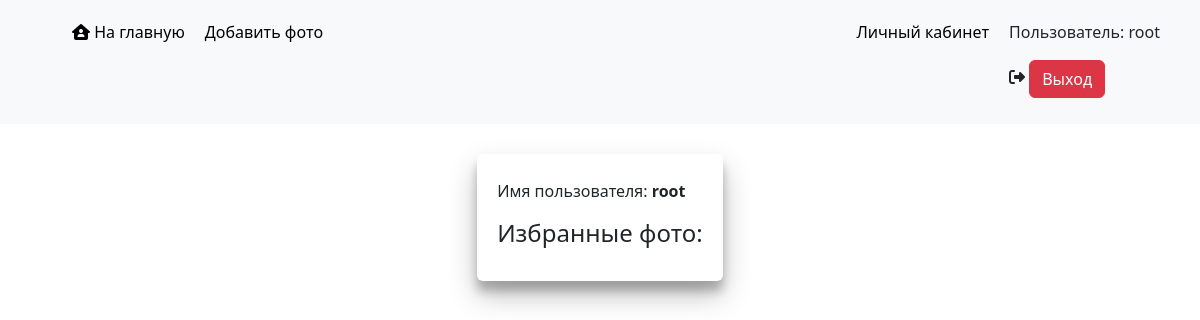
Page /auth/profile/1 (signed in) on the earlier database version.
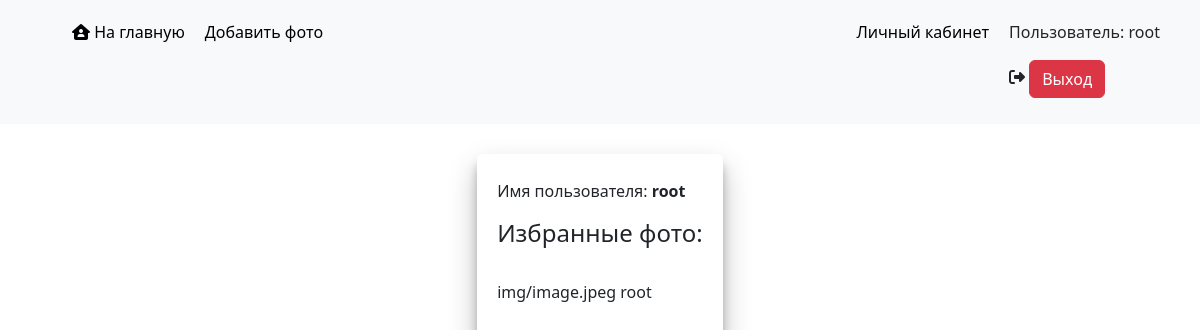
Same page on the later database version.
### webapp/models.py (models this page shows, shortened)
class Favourite(models.Model):
    user = models.ForeignKey(to=User, related_name='favorite', verbose_name='Пользователь', null=False,
                             on_delete=models.CASCADE)
    photo = models.ForeignKey(to=Photo, related_name='favourite_users', verbose_name='Избранное', null=False,
                              on_delete=models.CASCADE)
    note = models.CharField(max_length=50, verbose_name='Текстовая заметка', null=False, blank=True)
    class Meta:
        verbose_name = 'Избранное'
        verbose_name_plural = 'Избранные'

class Photo(models.Model):
    image = models.ImageField(verbose_name='Фото', upload_to='img', blank=False, null=False)
    signature = models.CharField(verbose_name='Подпись', max_length=1000, blank=False, null=False)
    created_at = models.DateTimeField(verbose_name="Время создания", auto_now_add=True)
    author = models.ForeignKey(
        get_user_model(), verbose_name='Автор', related_name='photos', on_delete=models.CASCADE, blank=False, null=False
    )
    users = models.ManyToManyField(through='webapp.Favourite', to=User, related_name='us_photos')
    def __str__(self):
        return f'{self.image} {self.author}'

### accounts/views.py (the view)
# urls.py: path('profile/<int:pk>', UserDetailView.as_view(), name='profile'),
class UserDetailView(LoginRequiredMixin, DetailView):
    model = get_user_model()
    template_name = 'profile.html'
    context_object_name = 'user_obj'
    def get_context_data(self, **kwargs):
        context = super().get_context_data(**kwargs)
        user = self.get_object()
        context['favs'] = Favourite.objects.filter(user=user)
        return context

### accounts/templates/profile.html (shortened to what this page needs)
{% extends "base.html" %}
{% load bootstrap5 %}
{% load static %}
{% block photo_block %}
<div class="container">
    <div class="login_photo_block">
        <p>Имя пользователя: <b>{{ user_obj.username }}</b></p>
        <div class="photo_block">
            <h4>Избранные фото:</h4>
            {% for f in favs.all %}
            <p>{{ f.photo }}</p>
            {% endfor %}
        </div>
    </div>
</div>
{% endblock %}

Differences in the rows shown:
added Favourite: photo "img/image.jpeg root"
